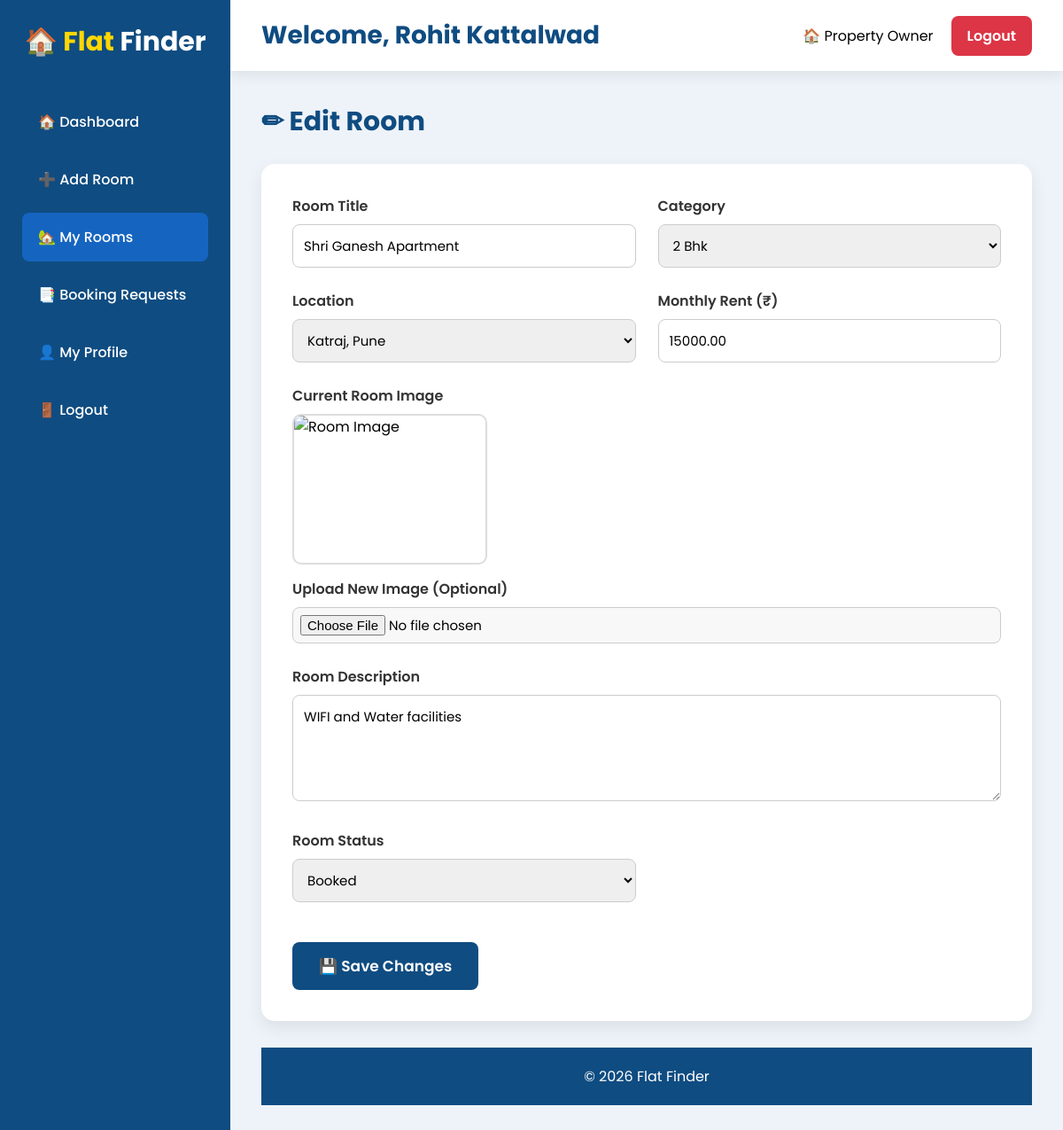
Screenshot of /edit_room.php?id=4 (signed in) with the database file from the repository.
### tables this page shows
CREATE TABLE `users` (
  `id` int(11) NOT NULL,
  `fullname` varchar(100) NOT NULL,
  `email` varchar(100) NOT NULL,
  `phone` varchar(15) NOT NULL,
  `password` varchar(255) NOT NULL,
  `role` enum('customer','owner','admin') NOT NULL,
  `created_at` timestamp NOT NULL DEFAULT current_timestamp(),
  `status` enum('Pending','Approved','Rejected') DEFAULT 'Pending'
);

CREATE TABLE `rooms` (
  `id` int(11) NOT NULL,
  `owner_id` int(11) NOT NULL,
  `category_id` int(11) NOT NULL,
  `location_id` int(11) NOT NULL,
  `room_title` varchar(200) NOT NULL,
  `room_type` varchar(100) NOT NULL,
  `rent` decimal(10,2) NOT NULL,
  `address` text DEFAULT NULL,
  `facilities` text DEFAULT NULL,
  `description` text DEFAULT NULL,
  `image` varchar(255) DEFAULT NULL,
  `status` enum('Available','Booked') DEFAULT 'Available'
);

CREATE TABLE `categories` (
  `id` int(11) NOT NULL,
  `category_name` varchar(100) NOT NULL
);

CREATE TABLE `locations` (
  `id` int(11) NOT NULL,
  `city` varchar(100) NOT NULL,
  `area` varchar(100) NOT NULL
);

### edit_room.php (the view, shortened to what this page needs)
<?php
include("../includes/db.php");
$owner_id = $_SESSION['user_id'];
$room_id = intval($_GET['id']);
$stmt = $conn->prepare("
SELECT *
FROM users
WHERE id=?
");
$stmt->bind_param("i",$owner_id);
$stmt->execute();
$user = $stmt->get_result()->fetch_assoc();
$sql="
SELECT *
FROM rooms
WHERE id=?
AND owner_id=?
";
$stmt=$conn->prepare($sql);
$stmt->bind_param("ii",$room_id,$owner_id);
$stmt->execute();
$result=$stmt->get_result();
$room=$result->fetch_assoc();
$categories=$conn->query("
SELECT *
FROM categories
ORDER BY category_name ASC
");
$locations=$conn->query("
SELECT *
FROM locations
ORDER BY city ASC, area ASC
");
?>
<!DOCTYPE html>
<html lang="en">
<head>
</head>
<body>
    <div class="dashboard">
<div class="sidebar">
<div class="logo">
🏠  <span>Flat</span> Finder
</div>
<a href="dashboard.php">
🏠 Dashboard
</a>
<a href="add_room.php">
➕ Add Room
</a>
<a href="my_rooms.php" class="active">
🏡 My Rooms
</a>
<a href="booking_requests.php">
📑 Booking Requests
</a>
<a href="profile.php">
👤 My Profile
</a>
<a href="../logout.php">
🚪 Logout
</a>
</div>
<div class="main">
<div class="topbar">
<h1>
Welcome,
<?php echo htmlspecialchars($user['fullname']); ?>
</h1>
<div class="user-box">
<span>
🏠 Property Owner
</span>
<a href="../logout.php" class="logout">
Logout
</a>
</div>
</div>
<div class="content">
<h2 class="page-title">
✏ Edit Room
</h2>
<div class="form-box">
<form
action="update_room.php"
method="POST"
enctype="multipart/form-data">
<div class="form-grid">
<div>
<label>
Room Title
</label>
<input
type="text"
name="room_title"
required
value="<?php echo htmlspecialchars($room['room_title']); ?>">
</div>
<div>
<label>
Category
</label>
<select
name="category_id"
required>
<?php
while($cat=$categories->fetch_assoc())
{
?>
<option
value="<?php echo $cat['id']; ?>"
<?php if($cat['id']==$room['category_id']) echo "selected"; ?>>
<?php echo htmlspecialchars($cat['category_name']); ?>
</option>
<?php
}
?>
</select>
</div>
<div>
<label>
Location
</label>
<select
name="location_id"
required>
<?php
while($loc=$locations->fetch_assoc())
{
?>
<option
value="<?php echo $loc['id']; ?>"
<?php if($loc['id']==$room['location_id']) echo "selected"; ?>>
<?php
echo htmlspecialchars($loc['area']).", ".
htmlspecialchars($loc['city']);
?>
</option>
<?php
}
?>
</select>
</div>
<div>
<label>
Monthly Rent (₹)
</label>
<input
type="number"
name="rent"
required
value="<?php echo $room['rent']; ?>">
</div>
<div class="full-width">
<label>
Current Room Image
</label>
<?php
$image="../uploads/".$room['image'];
if(empty($room['image']) || !file_exists($image))
{
    $image="../images/no-image.png";
}
?>
<img
src="<?php echo $image; ?>"
class="current-image"
alt="Room Image">
<label>
Upload New Image (Optional)
</label>
<input
type="file"
name="image"
accept=".jpg,.jpeg,.png,.webp">
</div>
<div class="full-width">
<label>
Room Description
</label>
<textarea
name="description"
required><?php echo htmlspecialchars($room['description']); ?></textarea>
</div>
<div>
<label>
Room Status
</label>
<select
name="status"
required>
<option
value="Booked"
<?php if($room['status']=="Booked") echo "selected"; ?>>
Booked
</option>
</select>
</div>
<div class="full-width">
<button
type="submit"
class="save-btn">
💾 Save Changes
</button>
</div>
</div>
</form>
</div>
<div class="footer">
<p>
© <?php echo date("Y"); ?>
 Flat Finder
</p>
</div>
</div>
</div>
</div>
</body>
</html>

### edit_room.php (style rules this page uses)
* { margin:0; padding:0; box-sizing:border-box; font-family:'Poppins',sans-serif; }
body { background:#eef3f9; }
.dashboard { display:flex; min-height:100vh; }
.sidebar { width:260px; background:#0F4C81; position:fixed; top:0; left:0; bottom:0; padding:25px; }
.logo { font-size:30px; font-weight:700; color:#fff; text-align:center; margin-bottom:40px; }
.logo span { color:#FFD700; }
.sidebar a { display:block; padding:15px 18px; margin-bottom:10px; border-radius:8px; text-decoration:none; color:#fff; font-weight:500; transition:.3s; }
.sidebar a:hover, .sidebar .active { background:#1565C0; }
.main { margin-left:260px; width:calc(100% - 260px); }
.topbar { height:80px; background:#fff; display:flex; justify-content:space-between; align-items:center; padding:0 35px; box-shadow:0 5px 15px rgba(0,0,0,.08); }
.topbar h1 { color:#0F4C81; font-size:28px; }
.user-box { display:flex; align-items:center; gap:20px; }
.logout { background:#dc3545; color:#fff; padding:10px 18px; border-radius:8px; text-decoration:none; font-weight:600; }
.content { padding:35px; }
.page-title { font-size:30px; font-weight:700; color:#0F4C81; margin-bottom:25px; }
.form-box { background:#fff; padding:35px; border-radius:15px; box-shadow:0 8px 20px rgba(0,0,0,.08); }
.form-grid { display:grid; grid-template-columns:repeat(2,1fr); gap:25px; }
.full-width { grid-column:1/-1; }
label { display:block; margin-bottom:8px; font-weight:600; color:#333; }
input, select, textarea { width:100%; padding:12px; border:1px solid #ccc; border-radius:8px; font-size:15px; outline:none; transition:.3s; }
textarea { resize:vertical; min-height:120px; }
.current-image { width:220px; height:170px; object-fit:cover; border-radius:10px; border:2px solid #ddd; margin-bottom:15px; display:block; }
input[type=file] { padding:8px; background:#f8f8f8; }
.save-btn { margin-top:20px; background:#0F4C81; color:#fff; border:none; padding:14px 30px; border-radius:8px; font-size:17px; font-weight:600; cursor:pointer; transition:.3s; }
.footer { margin-top:30px; background:#0F4C81; color:#fff; text-align:center; padding:20px; }

### rows the page displays
users: fullname "Rohit Kattalwad"
rooms: room_title "Shri Ganesh Apartment", category_id "2 Bhk", location_id "Katraj, Pune", rent "15000.00", description "WIFI and Water facilities", status "Booked"
